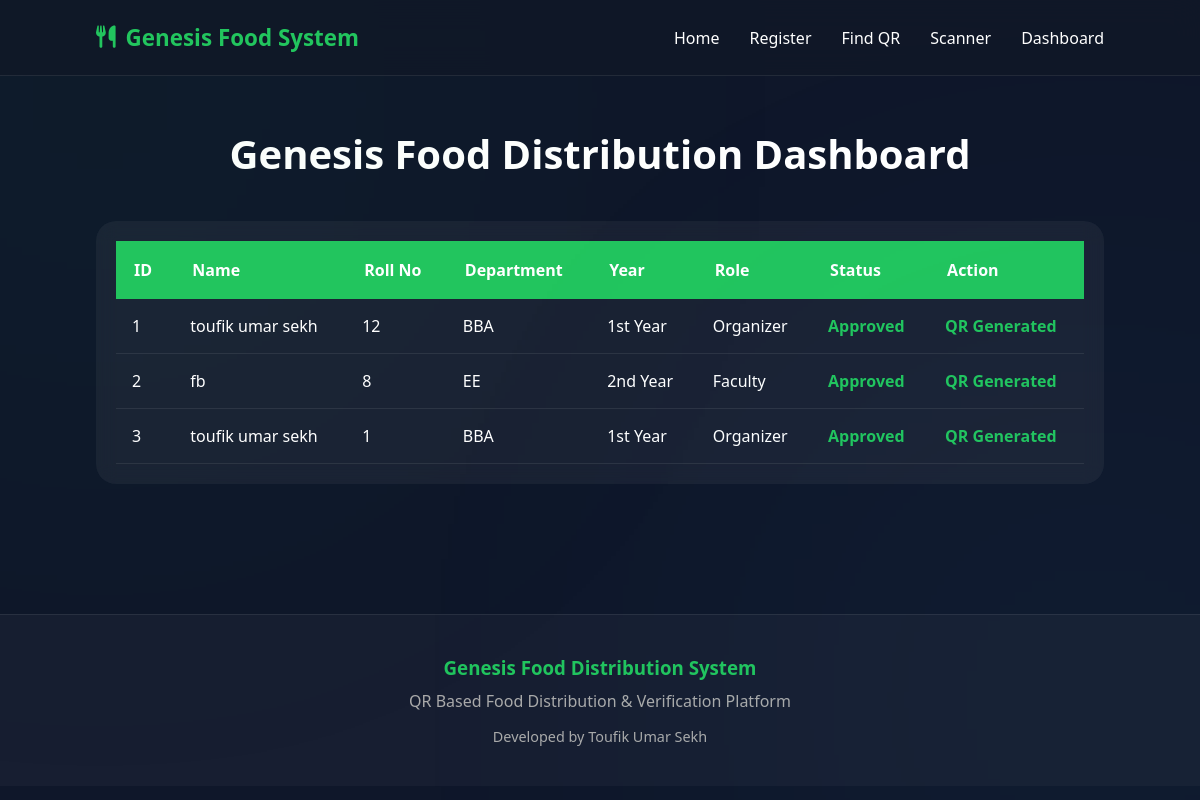
Screenshot of /admin/beneficiaries (signed in) with the database file from the repository.
### models/beneficiary.py (models this page shows, shortened)
class Beneficiary(db.Model):
    __tablename__ = "beneficiaries"
    id = db.Column(db.Integer, primary_key=True)
    name = db.Column(db.String(100), nullable=False)
    roll_number = db.Column(
    db.String(30),
    unique=True,
    nullable=False
)
    year = db.Column(db.String(20), nullable=False)
    department = db.Column(db.String(100), nullable=False)
    genesis_role = db.Column(db.String(100), nullable=False)
    status = db.Column(
        db.String(20),
        default="Pending"
    )
    qr_token = db.Column(
        db.String(100),
        unique=True
    )
    created_at = db.Column(
        db.DateTime,
        server_default=db.func.now()
    )

### routes/admin_routes.py (the view)
@admin_bp.route("/admin/beneficiaries")
def beneficiaries():
    if "admin_id" not in session:
        return redirect("/admin/login")
    all_beneficiaries = Beneficiary.query.all()
    return render_template(
        "admin/beneficiaries.html",
        beneficiaries=all_beneficiaries
    )

### templates/admin/beneficiaries.html (shortened to what this page needs)
{% extends "base.html" %}
{% block content %}
<section class="dashboard">
    <h1 class="dashboard-title">
        Genesis Food Distribution Dashboard
    </h1>
    <div class="dashboard-table">
        <table>
            <thead>
                <tr>
                    <th>ID</th>
                    <th>Name</th>
                    <th>Roll No</th>
                    <th>Department</th>
                    <th>Year</th>
                    <th>Role</th>
                    <th>Status</th>
                    <th>Action</th>
                </tr>
            </thead>
            <tbody>
            {% for beneficiary in beneficiaries %}
                <tr>
                    <td>{{ beneficiary.id }}</td>
                    <td>{{ beneficiary.name }}</td>
                    <td>{{ beneficiary.roll_number }}</td>
                    <td>{{ beneficiary.department }}</td>
                    <td>{{ beneficiary.year }}</td>
                    <td>{{ beneficiary.genesis_role }}</td>
                    <td>
                        {% if beneficiary.status == "Approved" %}
                            <span class="status-approved">
                                Approved
                            </span>
                        {% else %}
                            <span class="status-pending">
                                Pending
                            </span>
                        {% endif %}
                    </td>
                    <td>
                        {% if beneficiary.status == "Pending" %}
                            <a
                                href="/admin/approve/{{ beneficiary.id }}"
                                class="approve-btn"
                            >
                                Approve
                            </a>
                        {% else %}
                            <span class="approved-text">
                                QR Generated
                            </span>
                        {% endif %}
                    </td>
                </tr>
            {% endfor %}
            </tbody>
        </table>
    </div>
</section>
{% endblock %}

### templates/base.html (shortened to what this page needs)
<!DOCTYPE html>
<html lang="en">
<head>
    <link rel="stylesheet"
          href="https://cdnjs.cloudflare.com/ajax/libs/font-awesome/6.6.0/css/all.min.css">
    <link rel="stylesheet"
          href="{{ url_for('static', filename='css/style.css') }}">
</head>
<body>
<nav class="navbar">
    <div class="logo">
    <i class="fa-solid fa-utensils"></i>
    <span>Genesis Food System</span>
</div>
    <ul class="nav-links" id="navLinks">
        <li><a href="/">Home</a></li>
        <li><a href="/register">Register</a></li>
        <li><a href="/search_qr">Find QR</a></li>
        <li><a href="/scanner">Scanner</a></li>
        <li><a href="/admin/beneficiaries">Dashboard</a></li>
    </ul>
</nav>
    {% block content %}
    {% endblock %}
</body>
<footer class="footer">
    <div class="footer-content">
        <h3>Genesis Food Distribution System</h3>
        <p>
            QR Based Food Distribution & Verification Platform
        </p>
        <p class="copyright">
            Developed by Toufik Umar Sekh
        </p>
    </div>
</footer>
</html>

### static/css/style.css (style rules this page uses)
* { margin:0; padding:0; box-sizing:border-box; font-family:Segoe UI,sans-serif; }
body { background:#0f172a; color:white; min-height:100vh; }
.navbar { display:flex; justify-content:space-between; align-items:center; padding:22px 8%; background:rgba(17,24,39,.8); backdrop-filter:blur(15px); border-bottom:1px solid rgba(255,255,255,.08); position:sticky; top:0; z-index:1000; }
.logo { display:flex; gap:10px; align-items:center; font-size:1.4rem; font-weight:700; color:#22c55e; }
.nav-links { display:flex; list-style:none; gap:30px; }
.nav-links a { color:white; text-decoration:none; transition:.3s; }
body::before { content:""; position:fixed; width:500px; height:500px; background:#22c55e; filter:blur(250px); opacity:.08; top:-150px; left:-150px; pointer-events:none; }
body::after { content:""; position:fixed; width:500px; height:500px; background:#38bdf8; filter:blur(250px); opacity:.08; bottom:-150px; right:-150px; pointer-events:none; }
.footer { text-align:center; padding:50px; margin-top:80px; border-top:1px solid rgba(255,255,255,.08); }
.footer h3 { color:#22c55e; margin-bottom:10px; }
.footer p { color:#94a3b8; }
.dashboard { padding:50px 8%; }
.dashboard-title { text-align:center; margin-bottom:40px; font-size:2.5rem; }
.dashboard-table { overflow-x:auto; background:rgba(255,255,255,.05); border-radius:20px; padding:20px; backdrop-filter:blur(10px); }
table { width:100%; border-collapse:collapse; }
table th { padding:18px; text-align:left; background:#22c55e; color:white; }
table td { padding:16px; border-bottom:1px solid rgba(255,255,255,.08); }
.status-approved { color:#22c55e; font-weight:600; }
.approved-text { color:#22c55e; font-weight:600; }
.footer { margin-top:80px; padding:40px 20px; text-align:center; background:rgba(255,255,255,.03); border-top:1px solid rgba(255,255,255,.08); }
.footer h3 { margin-bottom:10px; }
.footer p { color:#aaa; }
.copyright { margin-top:15px; font-size:.9rem; }

### rows the page displays
Beneficiary: id "1", name "toufik umar sekh", roll_number "12", department "BBA", year "1st Year", genesis_role "Organizer", status "Approved"
Beneficiary: id "2", name "fb", roll_number "8", department "EE", year "2nd Year", genesis_role "Faculty", status "Approved"
Beneficiary: id "3", name "toufik umar sekh", roll_number "1", department "BBA", year "1st Year", genesis_role "Organizer", status "Approved"
